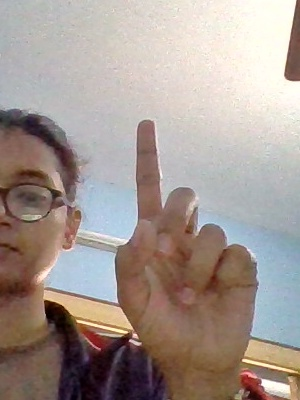
#> input picture data/test/1/0.jpg, 300 x 400 px, given in place of the camera
$ python datagenerator.py
#> lines starting #> are read from the running program, lines starting #| are printed output that depends on the picture; after the words box and inside, x2 and y2 are one past the last pixel; in counts of white or black regions, pixels touching at a corner belong together
import cv2
import numpy as np
import os
import string
# Create the directory structure
if not os.path.exists("data"):
    os.makedirs("data")
if not os.path.exists("data/train"):
    os.makedirs("data/train")
if not os.path.exists("data/test"):
    os.makedirs("data/test")
for i in range(10):
    if not os.path.exists("data/train/" + str(i)):
        os.makedirs("data/train/"+str(i))
    if not os.path.exists("data/test/" + str(i)):
        os.makedirs("data/test/"+str(i))
if not os.path.exists("data/train/none"):
        os.makedirs("data/train/none")
if not os.path.exists("data/test/none"):
    os.makedirs("data/test/none")


# Train or test
mode = 'train'
directory = 'data/'+mode+'/'
minValue = 70

cap = cv2.VideoCapture(0)
interrupt = -1

while True:
    _, frame = cap.read()
#> frame is the input picture: shape (400, 300, 3); mean B, G, R 145.9, 152.6, 165.3
    # Simulating mirror image
    frame = cv2.flip(frame, 1)
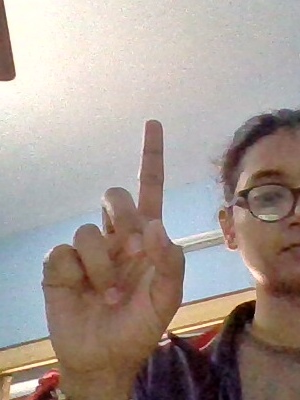
#> frame: shape (400, 300, 3); mean B, G, R 145.9, 152.6, 165.3

    # Getting count of existing images
    count = {
             'zero': len(os.listdir(directory+"/0")),
             'one': len(os.listdir(directory+"/1")),
             'two': len(os.listdir(directory+"/2")),
             'three': len(os.listdir(directory+"/3")),
             'four': len(os.listdir(directory+"/4")),
             'five': len(os.listdir(directory+"/5")),
             'six': len(os.listdir(directory+"/6")),
             'seven': len(os.listdir(directory+"/7")),
             'eight': len(os.listdir(directory+"/8")),
             'nine': len(os.listdir(directory+"/9")),
             'none': len(os.listdir(directory+"/none"))

             }

    # Printing the count in each set to the screen
    cv2.putText(frame, "MODE : "+mode, (10, 40), cv2.FONT_HERSHEY_PLAIN, 1, (0,255,255), 2)
    cv2.putText(frame, "ZERO : "+str(count['zero']), (10, 70), cv2.FONT_HERSHEY_COMPLEX, 1, (0,0,0), 1)
    cv2.putText(frame, "ONE : "+str(count['one']), (10, 100), cv2.FONT_HERSHEY_COMPLEX, 1, (0,0,0), 1)
    cv2.putText(frame, "TWO : "+str(count['two']), (10, 130), cv2.FONT_HERSHEY_COMPLEX, 1, (0,0,0), 1)
    cv2.putText(frame, "THREE : "+str(count['three']), (10, 160), cv2.FONT_HERSHEY_COMPLEX, 1, (0,0,0), 1)
    cv2.putText(frame, "FOUR : "+str(count['four']), (10, 190), cv2.FONT_HERSHEY_COMPLEX, 1, (0,0,0), 1)
    cv2.putText(frame, "FIVE : "+str(count['five']), (10, 220), cv2.FONT_HERSHEY_COMPLEX, 1, (0,0,0), 1)
    cv2.putText(frame, "SIX : "+str(count['six']), (10, 250), cv2.FONT_HERSHEY_COMPLEX, 1, (0,0,0), 1)
    cv2.putText(frame, "SEVEN : "+str(count['seven']), (10, 280), cv2.FONT_HERSHEY_COMPLEX, 1, (0,0,0), 1)
    cv2.putText(frame, "EIGHT : "+str(count['eight']), (10, 310), cv2.FONT_HERSHEY_COMPLEX, 1, (0,0,0), 1)
    cv2.putText(frame, "NINE : "+str(count['nine']), (10, 340), cv2.FONT_HERSHEY_COMPLEX, 1, (0,0,0), 1)
    cv2.putText(frame, "NONE : "+str(count['none']), (10, 370), cv2.FONT_HERSHEY_COMPLEX, 1, (0,0,0), 1)

    # Drawing the ROI
    # print(frame.shape)
    x1 = int(0.5*frame.shape[1])
#> x1 = 150
    y1 = 10
    x2 = frame.shape[1]-10
#> x2 = 290
    y2 = int(0.5*frame.shape[1])
#> y2 = 150
    cv2.rectangle(frame, (x1-1, y1-1), (x2+1, y2+1), (255,0,0) ,2)
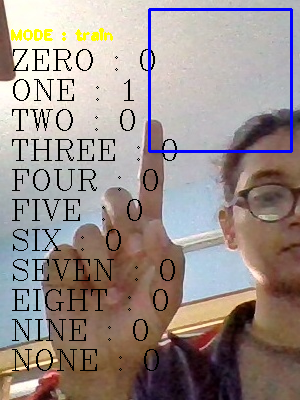
#> frame: shape (400, 300, 3); mean B, G, R 139.3, 143.1, 155.3
    # Extracting the ROI
    roi = frame[y1:y2, x1:x2]
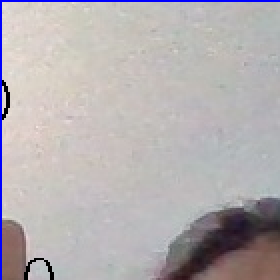
#> roi: shape (140, 140, 3) (shown 2 times larger); mean B, G, R 177.3, 175.5, 180.8

    cv2.imshow("Frame", frame)
    gray = cv2.cvtColor(roi, cv2.COLOR_BGR2GRAY)
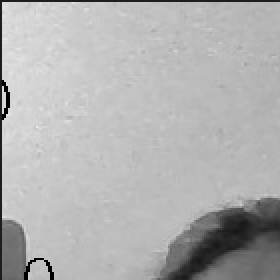
#> gray: shape (140, 140) (shown 2 times larger); min 0, max 232, mean 177.2
    # cv2.imshow("gray",gray)

    blur = cv2.GaussianBlur(gray,(5,5),2)
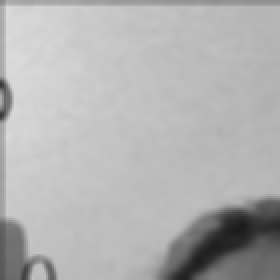
#> blur: shape (140, 140) (shown 2 times larger); min 28, max 219, mean 178.1

    # th = cv2.adaptiveThreshold(blur,255,cv2.ADAPTIVE_THRESH_GAUSSIAN_C,cv2.THRESH_BINARY_INV,11,2)
    ret, test_image = cv2.threshold(blur, 120, 255, cv2.THRESH_BINARY)
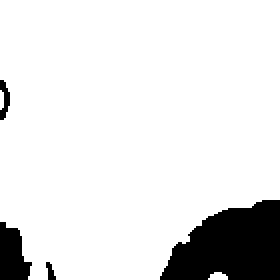
#> test_image: shape (140, 140) (shown 2 times larger); 89% white; 4 black regions, box (x1, y1, x2, y2) and area: (80, 100, 140, 140) 1740, (0, 111, 16, 140) 329, (0, 40, 5, 60) 59, (23, 131, 28, 140) 27


    test_image = cv2.resize(test_image, (64,64))
#> test_image: shape (64, 64)
    cv2.imshow("test", test_image)

    interrupt = cv2.waitKey(10)
#> (key Esc is pressed here)
    if interrupt & 0xFF == 27: # esc key
        break
    if interrupt & 0xFF == ord('0'):
        cv2.imwrite(directory+'0/'+str(count['zero'])+'.jpg', test_image)
    if interrupt & 0xFF == ord('1'):
        cv2.imwrite(directory+'1/'+str(count['one'])+'.jpg', test_image)
    if interrupt & 0xFF == ord('2'):
        cv2.imwrite(directory+'2/'+str(count['two'])+'.jpg', test_image)
    if interrupt & 0xFF == ord('3'):
        cv2.imwrite(directory+'3/'+str(count['three'])+'.jpg', test_image)
    if interrupt & 0xFF == ord('4'):
        cv2.imwrite(directory+'4/'+str(count['four'])+'.jpg', test_image)
    if interrupt & 0xFF == ord('5'):
        cv2.imwrite(directory+'5/'+str(count['five'])+'.jpg', test_image)
    if interrupt & 0xFF == ord('6'):
        cv2.imwrite(directory+'6/'+str(count['six'])+'.jpg', test_image)
    if interrupt & 0xFF == ord('7'):
        cv2.imwrite(directory+'7/'+str(count['seven'])+'.jpg', test_image)
    if interrupt & 0xFF == ord('8'):
        cv2.imwrite(directory+'8/'+str(count['eight'])+'.jpg', test_image)
    if interrupt & 0xFF == ord('9'):
        cv2.imwrite(directory+'9/'+str(count['nine'])+'.jpg', test_image)
    if interrupt & 0xFF == ord('n'):
        cv2.imwrite(directory+'none/'+str(count['none'])+'.jpg', test_image)


cap.release()
cv2.destroyAllWindows()
